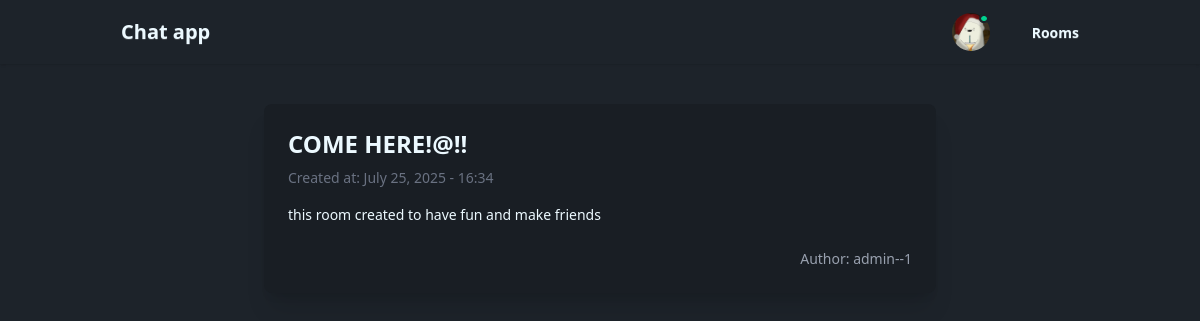
Page /room/2 (signed in) on the committed database.
### chat/models.py (models this page shows, shortened)
class UserProfile(AbstractUser):
    email = models.EmailField(unique=True , blank=False , null=False)
    profile = models.ImageField(upload_to=uuid_upload_to , default = 'defaults/default-img.png' , validators=[FileExtensionValidator(allowed_extensions=['jpg', 'jpeg', 'png', 'gif'])])
    is_online = models.BooleanField(default=False)

class Room(models.Model):
    room_name = models.CharField(max_length=100)
    room_description = models.CharField(max_length=300)
    room_author = models.ForeignKey(UserProfile , on_delete=models.CASCADE , related_name="rooms")
    created_at = models.DateTimeField(auto_now_add=True)
    class Meta:
        unique_together = ['room_name' , 'room_author']

### chat/views/rooms.py (the view)
# urls.py: path('room/<int:room_id>' , rooms.RoomDetailView.as_view() , name="room-detail")
class RoomDetailView(LoginRequiredMixin , DetailView):
    model = Room
    template_name = "rooms/room.html"
    pk_url_kwarg = "room_id"

### chat/custom_contexts.py (called while the page is built)
def globals(request):
    return {
        "app_name" : "ChatApp"
    }

### chat/templates/rooms/room.html (shortened to what this page needs)
{% extends "../base.html" %}
{% block content %}
    <div class="max-w-2xl mx-auto mt-10">
        <div class="card bg-base-200 shadow-xl">
            <div class="card-body">
                <h2 class="card-title text-2xl font-bold">{{ object.room_name }}</h2>
                <p class="text-sm text-gray-500 mb-2">Created at: {{ object.created_at|date:"F j, Y - H:i" }}</p>
                <p class="mb-4">{{ object.room_description }}</p>
                <div class="text-sm text-right text-gray-400">
                    Author: {{ object.room_author.username }}
                </div>
            </div>
        </div>
    </div>
{% endblock %}

### chat/templates/partials/navbar.html (shortened to what this page needs)
<div class="navbar bg-base-100 shadow-sm">
    <div class="container mx-auto flex justify-between items-center px-4">
        <a class="btn btn-ghost text-xl normal-case" href="{% url 'index' %}">Chat app</a>
        <div class="flex items-center gap-6">
            <div class="dropdown dropdown-end">
                {% if request.user.is_authenticated %}
                    <label tabindex="0" class="btn btn-ghost btn-circle avatar {% if request.user.is_online == True %}avatar-online{% else %}avatar-offline{% endif %}">
                        <div class="w-10 rounded-full">
                        <img src="{{ request.user.profile.url }}" alt="Profile" />
                        </div>
                    </label>
                {% endif %}
            </div>
            {% if request.user.is_authenticated %}
                <div class="dropdown dropdown-end">
                    <label tabindex="0" class="btn btn-ghost">
                        Rooms
                    </label>
                </div>
            {% endif %}
        </div>
    </div>
</div>

### rows in the picture
UserProfile: user.profile (picture)
Room: room_name "COME HERE!@!!", created_at "July 25, 2025 - 16:34", room_description "this room created to have fun and make friends", room_author.username "admin--1"
